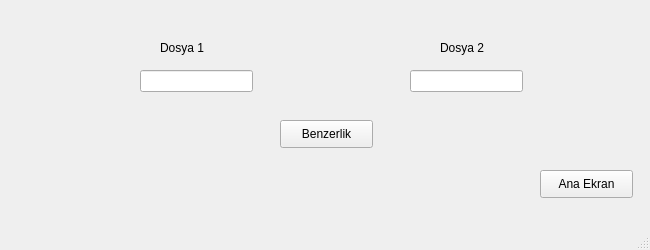
<?xml version="1.0" encoding="UTF-8"?>
<ui version="4.0">
 <class>MainWindow</class>
 <widget class="QMainWindow" name="MainWindow">
  <property name="geometry">
   <rect>
    <x>0</x>
    <y>0</y>
    <width>650</width>
    <height>250</height>
   </rect>
  </property>
  <property name="windowTitle">
   <string>Benzerlik Analizi</string>
  </property>
  <widget class="QWidget" name="centralwidget">
   <widget class="QPushButton" name="pushButton">
    <property name="geometry">
     <rect>
      <x>540</x>
      <y>170</y>
      <width>93</width>
      <height>28</height>
     </rect>
    </property>
    <property name="text">
     <string>Ana Ekran</string>
    </property>
   </widget>
   <widget class="QLineEdit" name="lineEdit">
    <property name="geometry">
     <rect>
      <x>140</x>
      <y>70</y>
      <width>113</width>
      <height>22</height>
     </rect>
    </property>
   </widget>
   <widget class="QLineEdit" name="lineEdit_2">
    <property name="geometry">
     <rect>
      <x>410</x>
      <y>70</y>
      <width>113</width>
      <height>22</height>
     </rect>
    </property>
   </widget>
   <widget class="QPushButton" name="pushButton_2">
    <property name="geometry">
     <rect>
      <x>280</x>
      <y>120</y>
      <width>93</width>
      <height>28</height>
     </rect>
    </property>
    <property name="text">
     <string>Benzerlik</string>
    </property>
   </widget>
   <widget class="QLabel" name="label">
    <property name="geometry">
     <rect>
      <x>160</x>
      <y>40</y>
      <width>55</width>
      <height>16</height>
     </rect>
    </property>
    <property name="text">
     <string>Dosya 1</string>
    </property>
   </widget>
   <widget class="QLabel" name="label_2">
    <property name="geometry">
     <rect>
      <x>440</x>
      <y>40</y>
      <width>55</width>
      <height>16</height>
     </rect>
    </property>
    <property name="text">
     <string>Dosya 2</string>
    </property>
   </widget>
  </widget>
  <widget class="QMenuBar" name="menubar">
   <property name="geometry">
    <rect>
     <x>0</x>
     <y>0</y>
     <width>650</width>
     <height>26</height>
    </rect>
   </property>
  </widget>
  <widget class="QStatusBar" name="statusbar"/>
 </widget>
 <resources/>
 <connections/>
</ui>
